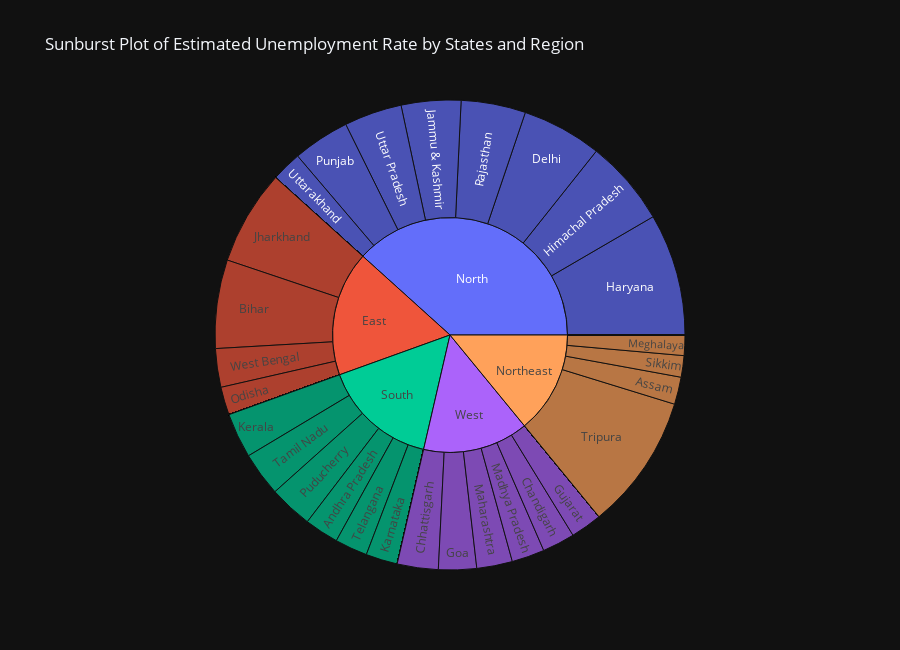

Here is the notebook cell this chart was saved with:
### Markdown cell above
### States with Region and Areatype

### Code cell
# Sunburst chart showing unemployment rate in each Region and State

fig = px.sunburst(df, path=[df.columns[6], df.columns[0]], values=df.columns[3],
                  title='Sunburst Plot of Estimated Unemployment Rate by States and Region',
                  height=650, template='plotly_dark')
fig.show()

### Figure 1 — Plotly figure (JSON) as saved in the notebook; plotly's stock layout.template omitted (floating-point values rounded to 4 significant figures; data arrays with more than 128 entries replaced by an {"elided": "..."} marker saying what was removed)
{"data": [{"branchvalues": "total", "domain": {"x": [0, 1], "y": [0, 1]}, "hovertemplate": "labels=%{label}<br>UERT=%{value}<br>parent=%{parent}<br>id=%{id}<extra></extra>", "ids": {"elided": "145 str values"}, "labels": {"elided": "145 str values"}, "name": "", "parents": {"elided": "145 str values"}, "type": "sunburst", "values": {"elided": "145 float values"}}], "layout": {"height": 650, "legend": {"tracegroupgap": 0}, "title": {"text": "Sunburst Plot of Estimated Unemployment Rate by States and Region"}}}
